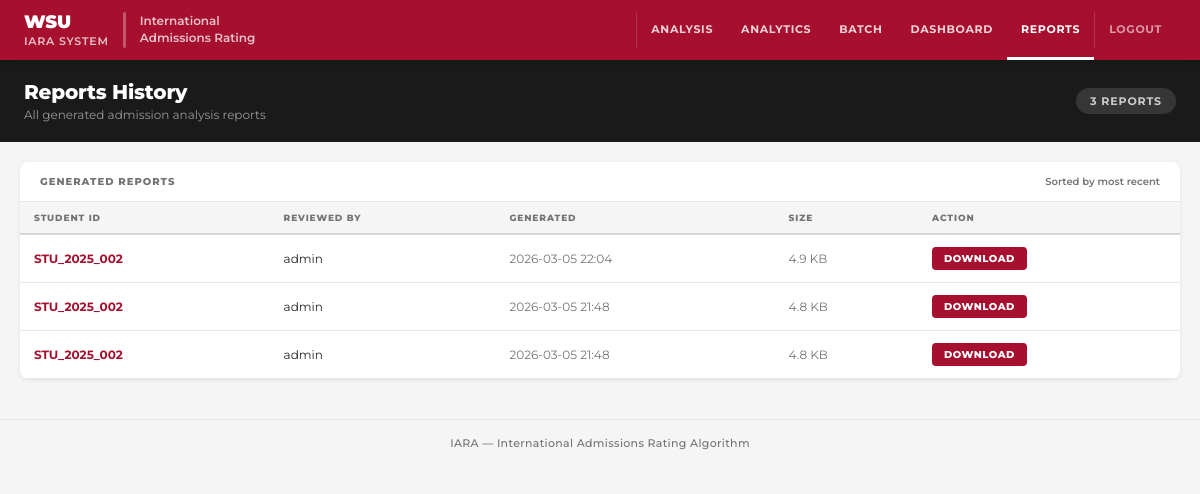
The app's page /reports (signed in) with its own data.
### tables this page shows
CREATE TABLE reports (
                    id INTEGER PRIMARY KEY AUTOINCREMENT,
                    analysis_id INTEGER,
                    student_id TEXT,
                    reviewed_by INTEGER,
                    reviewed_at TEXT DEFAULT CURRENT_TIMESTAMP,
                    pdf_blob BLOB,
                    file_size INTEGER
                );

CREATE TABLE users (
                    id INTEGER PRIMARY KEY AUTOINCREMENT,
                    username TEXT UNIQUE NOT NULL,
                    password_hash TEXT NOT NULL,
                    salt TEXT NOT NULL,
                    full_name TEXT,
                    email TEXT,
                    role TEXT DEFAULT 'reviewer',
                    is_active INTEGER DEFAULT 1,
                    created_at TEXT DEFAULT CURRENT_TIMESTAMP,
                    last_login TEXT
                );

### app.py (the view)
@app.route('/reports')
def reports_page():
    redirect_response = require_login()
    if redirect_response:
        return redirect_response
    db = get_db()
    reports = db.get_all_reports(limit=100) if hasattr(db, 'get_all_reports') else []
    return render_template('report.html',
                           username=session.get('full_name'),
                           reports=reports)

### app.py (called while the page is built)
def require_login():
    if 'user_id' not in session:
        return redirect(url_for('login'))
    return None

### db/database.py (called while the page is built)
def get_db() -> Database:
    global _db_instance
    if _db_instance is None:
        _db_instance = Database()
    return _db_instance

    def _get_connection(self):
        conn = sqlite3.connect(
            self.db_path,
            timeout=10,
            check_same_thread=False
        )
        conn.row_factory = sqlite3.Row
        conn.execute("PRAGMA journal_mode=WAL;")
        return conn

    def get_all_reports(self, limit: int = 100) -> List[Dict]:
        with self._get_connection() as conn:
            cursor = conn.cursor()
            cursor.execute("""
                SELECT r.id, r.analysis_id, r.student_id, r.reviewed_at,
                       r.file_size, u.username AS reviewer
                FROM reports r
                LEFT JOIN users u ON r.reviewed_by = u.id
                ORDER BY r.reviewed_at DESC
                LIMIT ?
            """, (limit,))
            return [dict(row) for row in cursor.fetchall()]

### templates/report.html (shortened to what this page needs)
<!DOCTYPE html>
<html lang="en">
<head>
  <link rel="stylesheet" href="https://cdn-web-wsu.s3-us-west-2.amazonaws.com/designsystem/1.x/build/dist/wsu-design-system.bundle.dist.css">
</head>
<body>
<header class="site-header">
  <a class="site-brand" href="/">
    <div><div class="brand-wsu">WSU</div><div class="brand-app">IARA System</div></div>
    <div class="brand-rule"></div>
    <div style="font-size:12px;font-weight:600;color:rgba(255,255,255,.75);line-height:1.4;">International<br>Admissions Rating</div>
  </a>
  <nav class="site-nav">
    <a href="/">Analysis</a>
    <a href="/analytics">Analytics</a>
    <a href="/batch">Batch</a>
    <a href="/dashboard">Dashboard</a>
    <a href="/reports" class="current">Reports</a>
    <a href="/logout" style="opacity:.7">Logout</a>
  </nav>
</header>
<div class="page-hero">
  <div class="hero-text">
    <h1>Reports History</h1>
    <p>All generated admission analysis reports</p>
  </div>
  {% if reports %}
  <div class="hero-count">{{ reports|length }} report{{ 's' if reports|length != 1 else '' }}</div>
  {% endif %}
</div>
<main class="page-body">
  <div class="card">
    <div class="card-head">
      <h2>Generated Reports</h2>
      <span class="card-meta">Sorted by most recent</span>
    </div>
    {% if reports %}
    <table class="data-table">
      <thead>
        <tr>
          <th>Student ID</th>
          <th>Reviewed By</th>
          <th>Generated</th>
          <th>Size</th>
          <th>Action</th>
        </tr>
      </thead>
      <tbody>
        {% for report in reports %}
        <tr>
          <td>
            <a href="/student/{{ report.student_id }}" class="student-link">
              {{ report.student_id }}
            </a>
          </td>
          <td>{{ report.reviewer or '—' }}</td>
          <td style="color:var(--gm);">{{ report.reviewed_at[:16] if report.reviewed_at else '—' }}</td>
          <td style="color:var(--gm);">
            {% if report.file_size %}
              {{ "%.1f"|format(report.file_size / 1024) }} KB
            {% else %}
              —
            {% endif %}
          </td>
          <td>
            <a href="/api/report/{{ report.id }}/download" class="dl-btn">Download</a>
          </td>
        </tr>
        {% endfor %}
      </tbody>
    </table>
    {% endif %}
  </div>
</main>
<footer class="site-footer">
  IARA — International Admissions Rating Algorithm
</body>
</html>

### templates/report.html (style rules this page uses)
:root { --c:#a60f2d;--cd:#7a0b21;--gt:#262626;--gm:#737373;--gb:#e6e6e6;--gbg:#f5f5f5;--gd:#1a1a1a;--font:'Montserrat',sans-serif;--r:4px;--rmd:8px;--sh:0 1px 4px rgba(0,0,0,.09) }
*,*::before,*::after { margin:0;padding:0;box-sizing:border-box }
body { font-family:var(--font);font-size:14px;color:var(--gt);background:var(--gbg);min-height:100vh;-webkit-font-smoothing:antialiased }
.site-header { background:var(--c);display:flex;align-items:stretch;justify-content:space-between;padding:0 24px;position:sticky;top:0;z-index:200;box-shadow:0 2px 6px rgba(0,0,0,.22) }
.site-brand { display:flex;align-items:center;padding:12px 0;text-decoration:none;color:#fff }
.brand-rule { width:3px;height:36px;background:rgba(255,255,255,.3);margin:0 14px;border-radius:2px;flex-shrink:0 }
.brand-wsu { font-size:18px;font-weight:900;letter-spacing:-.01em;line-height:1 }
.brand-app { font-size:11px;font-weight:600;letter-spacing:.07em;text-transform:uppercase;opacity:.75;margin-top:3px }
.site-nav { display:flex;align-items:stretch }
.site-nav a { display:flex;align-items:center;padding:0 14px;color:rgba(255,255,255,.82);text-decoration:none;font-size:11px;font-weight:700;letter-spacing:.06em;text-transform:uppercase;border-bottom:3px solid transparent;transition:all .15s }
.site-nav a.current { color:#fff;border-bottom-color:#fff }
.page-hero { background:var(--gd);color:#fff;padding:20px 24px;display:flex;align-items:center;justify-content:space-between }
.hero-text h1 { font-size:20px;font-weight:800;letter-spacing:-.01em }
.hero-text p { font-size:12px;color:rgba(255,255,255,.55);margin-top:3px }
.hero-count { font-size:11px;font-weight:700;letter-spacing:.08em;text-transform:uppercase;background:rgba(255,255,255,.12);padding:6px 14px;border-radius:20px;color:rgba(255,255,255,.75) }
.page-body { max-width:1400px;margin:0 auto;padding:20px }
.card { background:#fff;border-radius:var(--rmd);box-shadow:var(--sh);overflow:hidden }
.card-head { padding:13px 20px;border-bottom:1px solid var(--gb);display:flex;align-items:center;justify-content:space-between }
.card-head h2 { font-size:10px;font-weight:800;text-transform:uppercase;letter-spacing:.1em;color:var(--gm) }
.card-meta { font-size:10px;color:var(--gm);font-weight:600 }
.data-table { width:100%;border-collapse:collapse }
.data-table th { background:var(--gbg);padding:10px 14px;text-align:left;font-size:9px;font-weight:800;text-transform:uppercase;letter-spacing:.1em;color:var(--gm);border-bottom:2px solid #d8d8d8 }
.data-table td { padding:12px 14px;border-bottom:1px solid var(--gb);font-size:12px;color:var(--gt);vertical-align:middle }
.student-link { color:var(--c);text-decoration:none;font-weight:700 }
.dl-btn { padding:5px 12px;background:var(--c);color:#fff;border:none;border-radius:var(--r);font-family:var(--font);font-size:10px;font-weight:800;letter-spacing:.05em;text-transform:uppercase;cursor:pointer;text-decoration:none;display:inline-block;transition:background .15s }
.site-footer { text-align:center;padding:16px;font-size:11px;color:var(--gm);font-weight:500;border-top:1px solid var(--gb);margin-top:20px;letter-spacing:.03em }

### records on screen
reports: student_id "STU_2025_002", username "admin", reviewed_at "2026-03-05 22:04", report.file_size/1024 "4.9"
reports: student_id "STU_2025_002", username "admin", reviewed_at "2026-03-05 21:48", report.file_size/1024 "4.8"
reports: student_id "STU_2025_002", username "admin", reviewed_at "2026-03-05 21:48", report.file_size/1024 "4.8"

### other values on screen
{{ reports|length }} "3"
{{ 's' if reports|length != 1 else '' }} "S"
